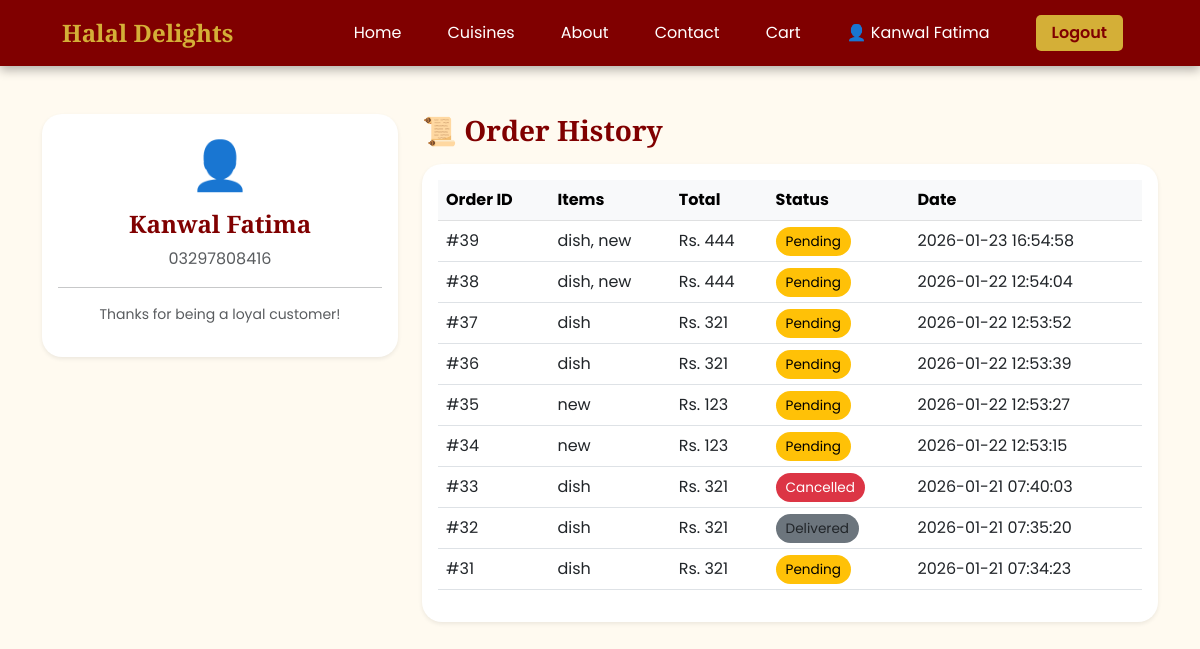
Page /frontend/my-account.php (signed in) on the committed database.
### tables this page shows
CREATE TABLE `orders` (
  `id` int(11) NOT NULL,
  `food_name` text NOT NULL,
  `price` int(11) NOT NULL,
  `customer_name` varchar(255) NOT NULL,
  `phone` varchar(50) NOT NULL,
  `email` varchar(100) DEFAULT NULL,
  `address` text NOT NULL,
  `order_date` timestamp NOT NULL DEFAULT current_timestamp(),
  `status` varchar(20) DEFAULT 'Pending',
  `admin_visible` int(11) DEFAULT 1
);

### frontend/my-account.php (the view, shortened to what this page needs)
<?php
include '../backend/db.php';
$name = $_SESSION['customer_name'];
$phone = $_SESSION['customer_phone'];
?>
<!DOCTYPE html>
<html lang="en">
<head>
    <link href="https://cdn.jsdelivr.net/npm/bootstrap@5.3.0/dist/css/bootstrap.min.css" rel="stylesheet">
    <link rel="stylesheet" href="styles.css">
</head>
<body>
    <header class="index-header">
        <div class="container-fluid">
            <div class="d-flex justify-content-between align-items-center">
                <div class="index-logo">Halal Delights</div>
                <nav class="d-flex gap-3 align-items-center">
                    <a href="index.php" class="index-nav-link">Home</a>
                    <a href="categories.php" class="index-nav-link">Cuisines</a>
                    <a href="about.php" class="index-nav-link">About</a>
                    <?php if (isset($_SESSION['customer_id'])): ?>
                    <a href="contact.php" class="index-nav-link">Contact</a>
                    <?php endif; ?>
                    <?php if (isset($_SESSION['customer_id'])): ?>
                    <a href="cart.php" class="index-nav-link">Cart</a>
                    <?php endif; ?>
                    <?php if (isset($_SESSION['customer_id'])): ?>
                    <a href="my-account.php" class="index-nav-link">👤 <?php echo $_SESSION['customer_name']; ?></a>
                    <a href="logout.php" class="btn index-logout-btn">Logout</a>
                    <?php elseif (isset($_SESSION['admin_logged_in'])): ?>
                    <a href="../backend/add-food.php" class="index-nav-link" style="color:#D4AF37;">⚙️ Admin Panel</a>
                    <a href="../backend/logout.php" class="btn index-logout-btn"
                        style="background-color: #dc3545; border-color: #dc3545;">Logout</a>
                    <?php else: ?>
                    <a href="cust-login.php" class="btn index-logout-btn">Login / Sign Up</a>
                    <a href="../backend/login.php" class="index-nav-link" style="font-size: 0.9rem;">🔒 Staff</a>
                    <?php endif; ?>
                </nav>
            </div>
        </div>
    </header>
    <div class="container mt-5">
        <div class="row">
            <div class="col-md-4 mb-4">
                <div class="card shadow-sm border-0">
                    <div class="card-body text-center">
                        <div style="font-size: 3rem;">👤</div>
                        <h4 class="header-title mt-2"><?php echo htmlspecialchars($name); ?></h4>
                        <p class="text-muted"><?php echo htmlspecialchars($phone); ?></p>
                        <hr>
                        <p class="small text-muted">Thanks for being a loyal customer!</p>
                    </div>
                </div>
            </div>
            <div class="col-md-8">
                <h3 class="header-title mb-3">📜 Order History</h3>
                <div class="card shadow-sm border-0">
                    <div class="card-body">
                        <table class="table table-hover">
                            <thead class="table-light">
                                <tr>
                                    <th>Order ID</th>
                                    <th>Items</th>
                                    <th>Total</th>
                                    <th>Status</th>
                                    <th>Date</th>
                                </tr>
                            </thead>
                            <tbody>
                                <?php
                            $sql = "SELECT * FROM orders WHERE phone = '$phone' ORDER BY id DESC";
                            $result = mysqli_query($conn, $sql);
                            if (mysqli_num_rows($result) > 0) {
                                while ($row = mysqli_fetch_assoc($result)) {
                                    $status_class = "bg-secondary";
                                    if ($row['status'] == 'Pending') $status_class = "bg-pending";
                                    if ($row['status'] == 'Cancelled') $status_class = "bg-cancelled";
                            ?>
                                <tr>
                                    <td>#<?php echo $row['id']; ?></td>
                                    <td><?php echo $row['food_name']; ?></td>
                                    <td>Rs. <?php echo $row['price']; ?></td>
                                    <td>
                                        <span class="status-badge <?php echo $status_class; ?>">
                                            <?php echo $row['status']; ?>
                                        </span>
                                    </td>
                                    <td><?php echo $row['order_date']; ?></td>
                                </tr>
                                <?php
                                }
                            } else {
                                echo "<tr><td colspan='5' class='text-center py-4'>You haven't placed any orders yet. <a href='categories.php'>Order now!</a></td></tr>";
                            }
                            ?>
                            </tbody>
                        </table>
                    </div>
                </div>
            </div>
        </div>
    </div>
</body>
</html>

### frontend/styles.css (style rules this page uses)
body { margin: 0; font-family: 'Poppins', sans-serif; background-color: #fffaf0; color: #2b2b2b; overflow-x: hidden; }
html { height: 100%; }
.index-header { background: #800000; padding: 15px 50px; box-shadow: 0 4px 10px rgba(0, 0, 0, 0.3); }
.index-logo { font-family: 'Playfair Display'; font-size: 24px; color: #D4AF37; font-weight: bold; }
.index-nav-link { color: white; text-decoration: none; transition: 0.3s; }
.index-logout-btn { background: #D4AF37; color: #800000; border: none; padding: 6px 16px; border-radius: 5px; cursor: pointer; font-weight: 600; }
nav a { color: white; margin: 0 15px; text-decoration: none; }
.card { background: white; border-radius: 20px; overflow: hidden; box-shadow: 0 10px 20px rgba(0, 0, 0, 0.1); transition: transform 0.3s ease; display: flex; flex-direction: column; justify-content: space-between; }
.table { font-family: 'Poppins', sans-serif; }
.header-title { font-family: 'Playfair Display', serif; color: #800000; font-weight: bold; }
.status-badge { padding: 5px 10px; border-radius: 15px; font-size: 0.85rem; }
.bg-pending { background-color: #ffc107; color: #000; }
.bg-cancelled { background-color: #dc3545; color: #fff; }

### rows in the picture
orders: id "39", food_name "dish, new", price "444", status "Pending", order_date "2026-01-23 16:54:58"
orders: id "38", food_name "dish, new", price "444", status "Pending", order_date "2026-01-22 12:54:04"
orders: id "37", food_name "dish", price "321", status "Pending", order_date "2026-01-22 12:53:52"
orders: id "36", food_name "dish", price "321", status "Pending", order_date "2026-01-22 12:53:39"
orders: id "35", food_name "new", price "123", status "Pending", order_date "2026-01-22 12:53:27"
orders: id "34", food_name "new", price "123", status "Pending", order_date "2026-01-22 12:53:15"
orders: id "33", food_name "dish", price "321", status "Cancelled", order_date "2026-01-21 07:40:03"
orders: id "32", food_name "dish", price "321", status "Delivered", order_date "2026-01-21 07:35:20"
orders: id "31", food_name "dish", price "321", status "Pending", order_date "2026-01-21 07:34:23"

### other values in the picture
$_SESSION['customer_name'] "Kanwal Fatima"
$name "Kanwal Fatima"
$phone "03297808416"
